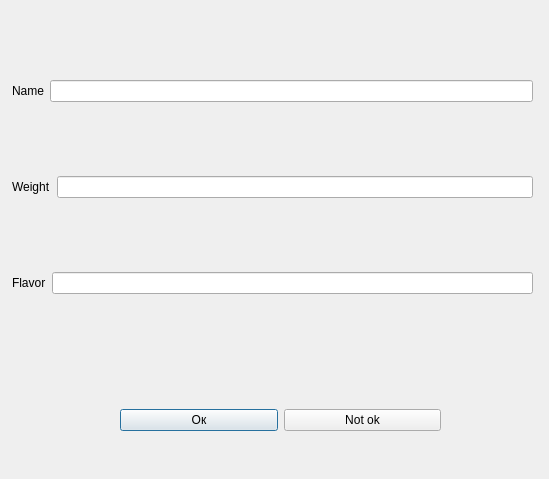
<?xml version="1.0" encoding="UTF-8"?>
<ui version="4.0">
 <class>Add_window</class>
 <widget class="QDialog" name="Add_window">
  <property name="geometry">
   <rect>
    <x>0</x>
    <y>0</y>
    <width>549</width>
    <height>479</height>
   </rect>
  </property>
  <property name="windowTitle">
   <string>Dialog</string>
  </property>
  <widget class="QWidget" name="layoutWidget">
   <property name="geometry">
    <rect>
     <x>120</x>
     <y>390</y>
     <width>321</width>
     <height>61</height>
    </rect>
   </property>
   <layout class="QHBoxLayout" name="horizontalLayout">
    <item>
     <widget class="QPushButton" name="pushButton">
      <property name="text">
       <string>Ок</string>
      </property>
     </widget>
    </item>
    <item>
     <widget class="QPushButton" name="pushButton_2">
      <property name="text">
       <string>Not ok</string>
      </property>
     </widget>
    </item>
   </layout>
  </widget>
  <widget class="QWidget" name="layoutWidget">
   <property name="geometry">
    <rect>
     <x>12</x>
     <y>12</y>
     <width>521</width>
     <height>351</height>
    </rect>
   </property>
   <layout class="QVBoxLayout" name="verticalLayout">
    <item>
     <layout class="QHBoxLayout" name="horizontalLayout_3">
      <item>
       <widget class="QLabel" name="label_2">
        <property name="text">
         <string>Name</string>
        </property>
       </widget>
      </item>
      <item>
       <widget class="QLineEdit" name="lineEdit_2"/>
      </item>
     </layout>
    </item>
    <item>
     <layout class="QHBoxLayout" name="horizontalLayout_4">
      <item>
       <widget class="QLabel" name="label_3">
        <property name="text">
         <string>Weight</string>
        </property>
       </widget>
      </item>
      <item>
       <widget class="QLineEdit" name="lineEdit_3"/>
      </item>
     </layout>
    </item>
    <item>
     <layout class="QHBoxLayout" name="horizontalLayout_5">
      <item>
       <widget class="QLabel" name="label_4">
        <property name="text">
         <string>Flavor</string>
        </property>
       </widget>
      </item>
      <item>
       <widget class="QLineEdit" name="lineEdit_4"/>
      </item>
     </layout>
    </item>
   </layout>
  </widget>
 </widget>
 <resources/>
 <connections/>
</ui>
